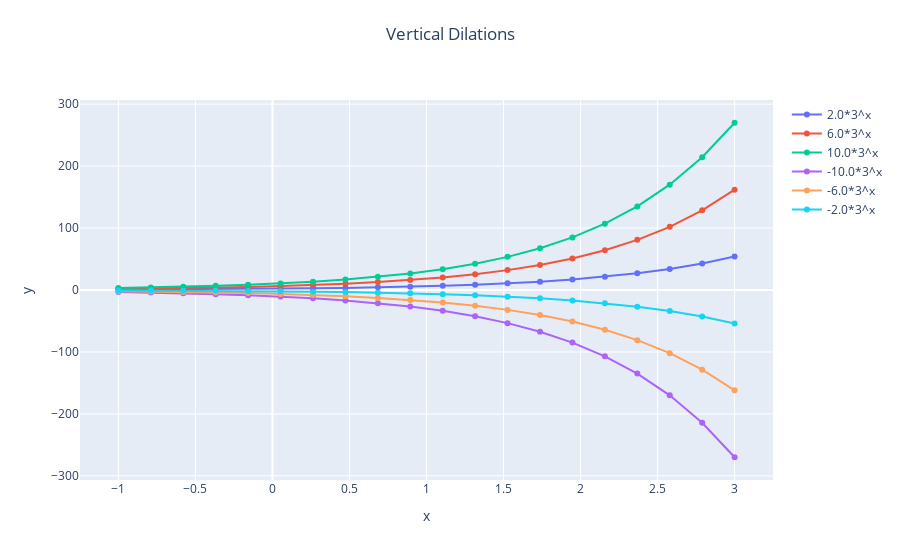

The cell this chart's notebook holds for it:
### Markdown cell above
We can implement vertical dilations by replacing f(x) by a*f(x).<br>
We can implement multiple dilations using:
```
plot.add_vert_dilations(f, domain=[-1, 3, 20], a_range=[1, 5, 3])
```
Here, we generate 3 values for a from 1 to 5.

## Assignment: Plot vertical dilations
Study the code and answer the following:
1. Why do you think they are called dilations?
2. Does the domain change when we dilate a function?
3. Try different values for a and try to predict the graph before you plot it.

### Code cell
# Define exponential function
f = 2*(3)**x

# Create a graph object
plot = graph_funs()

# Add to the list of functions:
plot.add_vert_dilations(f, domain=[-1, 3, 20], a_range=[1, 5, 3])
plot.add_vert_dilations(f, domain=[-1, 3, 20], a_range=[-5, -1, 3])
plot.plot_funs(plot_title="Vertical Dilations")

### Figure 1 — Plotly figure (JSON) as saved in the notebook; plotly's stock layout.template omitted (floating-point values rounded to 4 significant figures)
{"data": [{"mode": "lines+markers", "name": "2.0*3^x", "showlegend": true, "type": "scatter", "x": [-1, -0.7895, -0.5789, -0.3684, -0.1579, 0.05263, 0.2632, 0.4737, 0.6842, 0.8947, 1.105, 1.316, 1.526, 1.737, 1.947, 2.158, 2.368, 2.579, 2.789, 3], "y": [0.6667, 0.8401, 1.059, 1.334, 1.681, 2.119, 2.67, 3.365, 4.241, 5.345, 6.736, 8.488, 10.7, 13.48, 16.99, 21.41, 26.98, 34.0, 42.85, 54]}, {"mode": "lines+markers", "name": "6.0*3^x", "showlegend": true, "type": "scatter", "x": [-1, -0.7895, -0.5789, -0.3684, -0.1579, 0.05263, 0.2632, 0.4737, 0.6842, 0.8947, 1.105, 1.316, 1.526, 1.737, 1.947, 2.158, 2.368, 2.579, 2.789, 3], "y": [2, 2.52, 3.176, 4.003, 5.044, 6.357, 8.011, 10.1, 12.72, 16.03, 20.21, 25.46, 32.09, 40.44, 50.97, 64.23, 80.94, 102.0, 128.5, 162]}, {"mode": "lines+markers", "name": "10.0*3^x", "showlegend": true, "type": "scatter", "x": [-1, -0.7895, -0.5789, -0.3684, -0.1579, 0.05263, 0.2632, 0.4737, 0.6842, 0.8947, 1.105, 1.316, 1.526, 1.737, 1.947, 2.158, 2.368, 2.579, 2.789, 3], "y": [3.333, 4.201, 5.294, 6.671, 8.407, 10.6, 13.35, 16.83, 21.21, 26.72, 33.68, 42.44, 53.49, 67.4, 84.94, 107.0, 134.9, 170.0, 214.2, 270]}, {"mode": "lines+markers", "name": "-10.0*3^x", "showlegend": true, "type": "scatter", "x": [-1, -0.7895, -0.5789, -0.3684, -0.1579, 0.05263, 0.2632, 0.4737, 0.6842, 0.8947, 1.105, 1.316, 1.526, 1.737, 1.947, 2.158, 2.368, 2.579, 2.789, 3], "y": [-3.333, -4.201, -5.294, -6.671, -8.407, -10.6, -13.35, -16.83, -21.21, -26.72, -33.68, -42.44, -53.49, -67.4, -84.94, -107.0, -134.9, -170.0, -214.2, -270]}, {"mode": "lines+markers", "name": "-6.0*3^x", "showlegend": true, "type": "scatter", "x": [-1, -0.7895, -0.5789, -0.3684, -0.1579, 0.05263, 0.2632, 0.4737, 0.6842, 0.8947, 1.105, 1.316, 1.526, 1.737, 1.947, 2.158, 2.368, 2.579, 2.789, 3], "y": [-2, -2.52, -3.176, -4.003, -5.044, -6.357, -8.011, -10.1, -12.72, -16.03, -20.21, -25.46, -32.09, -40.44, -50.97, -64.23, -80.94, -102.0, -128.5, -162]}, {"mode": "lines+markers", "name": "-2.0*3^x", "showlegend": true, "type": "scatter", "x": [-1, -0.7895, -0.5789, -0.3684, -0.1579, 0.05263, 0.2632, 0.4737, 0.6842, 0.8947, 1.105, 1.316, 1.526, 1.737, 1.947, 2.158, 2.368, 2.579, 2.789, 3], "y": [-0.6667, -0.8401, -1.059, -1.334, -1.681, -2.119, -2.67, -3.365, -4.241, -5.345, -6.736, -8.488, -10.7, -13.48, -16.99, -21.41, -26.98, -34.0, -42.85, -54]}], "layout": {"autosize": false, "title": {"text": "Vertical Dilations", "x": 0.5, "xanchor": "center", "y": 0.95, "yanchor": "top"}, "xaxis": {"title": {"text": "x"}}, "yaxis": {"title": {"text": "y"}}}}
